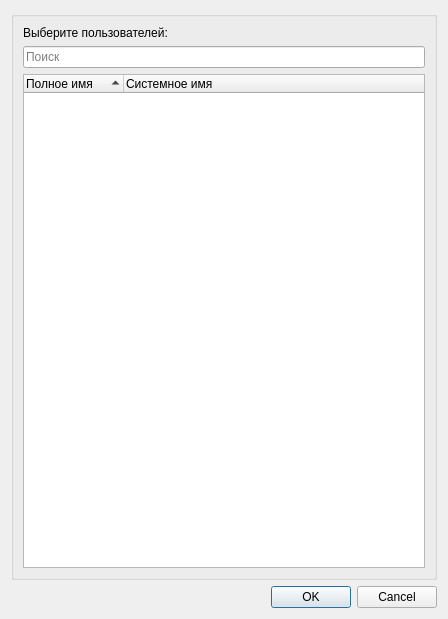
<?xml version="1.0" encoding="UTF-8"?>
<ui version="4.0">
 <class>SelectUser</class>
 <widget class="QDialog" name="SelectUser">
  <property name="geometry">
   <rect>
    <x>0</x>
    <y>0</y>
    <width>448</width>
    <height>619</height>
   </rect>
  </property>
  <property name="windowTitle">
   <string>Добавить пользователей</string>
  </property>
  <layout class="QGridLayout" name="gridLayout">
   <item row="0" column="0">
    <widget class="QGroupBox" name="groupBox">
     <property name="title">
      <string/>
     </property>
     <layout class="QGridLayout" name="gridLayout_2">
      <item row="2" column="0">
       <widget class="QTreeWidget" name="treeWidget">
        <property name="selectionMode">
         <enum>QAbstractItemView::SelectionMode::MultiSelection</enum>
        </property>
        <property name="sortingEnabled">
         <bool>true</bool>
        </property>
        <column>
         <property name="text">
          <string>Полное имя</string>
         </property>
        </column>
        <column>
         <property name="text">
          <string>Системное имя</string>
         </property>
        </column>
       </widget>
      </item>
      <item row="0" column="0">
       <widget class="QLabel" name="label">
        <property name="text">
         <string>Выберите пользователей:</string>
        </property>
       </widget>
      </item>
      <item row="1" column="0">
       <widget class="QLineEdit" name="lineEdit">
        <property name="placeholderText">
         <string>Поиск</string>
        </property>
       </widget>
      </item>
     </layout>
    </widget>
   </item>
   <item row="1" column="0">
    <widget class="QDialogButtonBox" name="buttonBox">
     <property name="orientation">
      <enum>Qt::Orientation::Horizontal</enum>
     </property>
     <property name="standardButtons">
      <set>QDialogButtonBox::StandardButton::Cancel|QDialogButtonBox::StandardButton::Ok</set>
     </property>
    </widget>
   </item>
  </layout>
 </widget>
 <resources/>
 <connections>
  <connection>
   <sender>buttonBox</sender>
   <signal>accepted()</signal>
   <receiver>SelectUser</receiver>
   <slot>accept()</slot>
   <hints>
    <hint type="sourcelabel">
     <x>248</x>
     <y>254</y>
    </hint>
    <hint type="destinationlabel">
     <x>157</x>
     <y>274</y>
    </hint>
   </hints>
  </connection>
  <connection>
   <sender>buttonBox</sender>
   <signal>rejected()</signal>
   <receiver>SelectUser</receiver>
   <slot>reject()</slot>
   <hints>
    <hint type="sourcelabel">
     <x>316</x>
     <y>260</y>
    </hint>
    <hint type="destinationlabel">
     <x>286</x>
     <y>274</y>
    </hint>
   </hints>
  </connection>
 </connections>
</ui>
